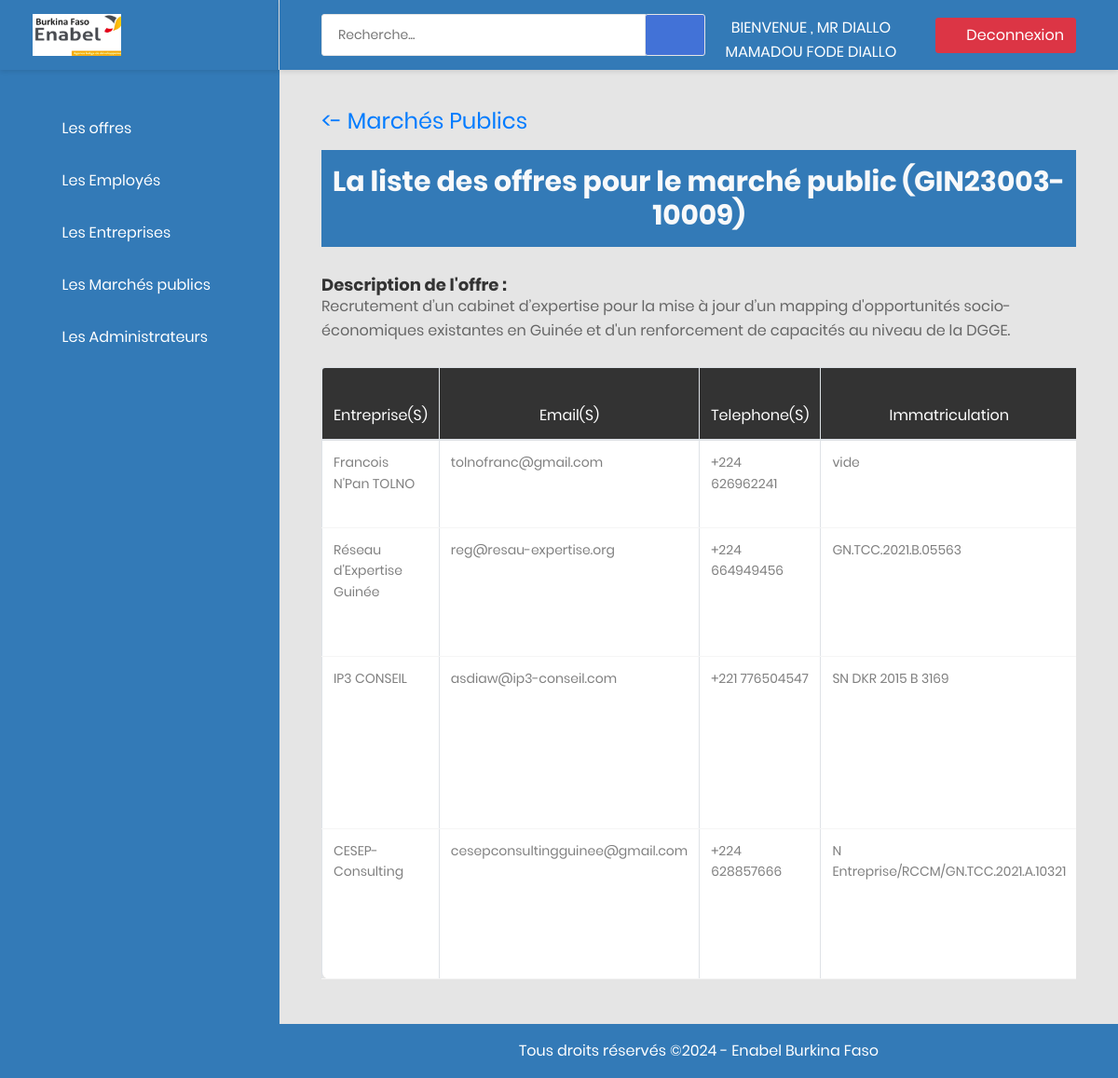
/sadmin/offre_par_marche_public/GIN23003-10009/ (signed in), run on the app's committed database.
### app_blog/models.py (models this page shows, shortened)
class Marche_public(models.Model):
    code = models.CharField(max_length=300, verbose_name="code de l'offre", primary_key=True)
    description = models.TextField()
    status = models.BooleanField(default=True)
    pays = models.CharField(max_length=20, default="Burkina Faso")
    employe = models.ForeignKey(User, on_delete=models.CASCADE, blank=True, null=True)
    doc1 = models.FileField(upload_to='file/', blank=True, null=True)
    doc2 = models.FileField(upload_to='file/', blank=True, null=True)
    doc3 = models.FileField(upload_to='file/', blank=True, null=True)
    doc4 = models.FileField(upload_to='file/', blank=True, null=True)
    doc5 = models.FileField(upload_to='file/', blank=True, null=True)
    date_pub = models.DateTimeField(auto_now_add=True)
    date_limite = models.DateField()
    heure_limite = models.TimeField(blank=True, null=True)
    delai = models.DateField(blank=True, null=True)

class Candidature(models.Model):
    offre = models.ForeignKey(to='Marche_public', on_delete=models.CASCADE)
    entreprise = models.ForeignKey(to='Entreprise', on_delete=models.CASCADE)
    proposition1 = models.FileField(upload_to='documents/', blank=True, null=True)
    proposition2 = models.FileField(upload_to='documents/', blank=True, null=True)
    proposition3 = models.FileField(upload_to='documents/', blank=True, null=True)
    proposition4 = models.FileField(upload_to='documents/', blank=True, null=True)
    proposition5 = models.FileField(upload_to='documents/', blank=True, null=True)
    retenu = models.BooleanField(default=False)
    refuser = models.BooleanField(default=False)
    date = models.DateTimeField(auto_now_add = True)

class Entreprise(models.Model):
    utilisateur = models.OneToOneField(User, on_delete=models.CASCADE)
    nom_entrep = models.CharField(max_length=115, verbose_name="Nom de l'entreprise")
    adresse_entrep = models.CharField(max_length=200, verbose_name="adresse de l'entreprise")
    email_entrep = models.EmailField(verbose_name="email de l'entreprise")
    idtel = models.CharField(max_length=10, blank=True)
    telephone = models.CharField(max_length=10)
    activite = models.CharField(max_length=115, verbose_name="domaine d'activité", blank=True)
    secteur = models.CharField(max_length=120, verbose_name="domaine d'activité" ,blank=True)
    immatriculation = models.CharField(max_length=30, blank=True, null=True)
    date = models.DateTimeField(auto_now_add=True)

### app_admin/views.py (the view)
# urls.py: path("offre_par_marche_public/<str:code>/", views.candidature_par_offre, name='candidature_par_offre'),
@user_passes_test(is_superuser, login_url="Aconnexion")
def candidature_par_offre(request, code):
    offre = get_object_or_404(Marche_public, pk=code)
    candidatures = Candidature.objects.filter(offre=offre).select_related('entreprise')
    context = {
        "offre": offre,
        "candidatures": candidatures,
    }
    return render(request, template_name="app_admin/detail_candidature.html", context=context)

### app_admin/views.py (called while the page is built)
def is_superuser(user):
    return user.is_superuser

### app_admin/templates/app_admin/detail_candidature.html (shortened to what this page needs)
{% extends 'baseA.html' %}
{% block content %}
{% include 'baseMenu.html' %}
<div class="main-content">
    <div class="section__content section__content--p30">
        <div class="container-fluid">
            <div class="row">
                <div class="col-md-12">
                    <div class="overview-wrap mb-3">
                        <h2 class="title-3"><a href="{%url 'candidatures'%}"><- Marchés publics  </a></h2>
                    </div>
                </div>
            </div>
            <h2 class="text-center  text-light pt-3 pb-3 " style="background-color: #337ab7; color:#fff;">La liste des offres pour le marché public ({{ offre.code }}) </h2>
            <div class="row m-t-30">
                <div class="col-md-12">
                    <h4>Description de l'offre :</h4><p class="">  {{ offre.description }}</p><br>
                    <div class="table-responsive m-b-40">
                        <table class="table table-bordered table-data3">
                            <thead>
                                <tr>
                                    <th>Entreprise(s)</th>
                                    <th>Email(s)</th>
                                    <th>Telephone(s)</th>
                                    <th>Immatriculation</th>
                                </tr>
                            </thead>
                                {% for candidature in candidatures %}
                                 <tr>
                                    <td>{{ candidature.entreprise.nom_entrep }} </td>
                                    <td>{{ candidature.entreprise.email_entrep }} </td>
                                    <td>{{ candidature.entreprise.idtel }}  {{ candidature.entreprise.telephone }} </td>
                                    <td>{% if candidature.entreprise.immatriculation %}{{ candidature.entreprise.immatriculation }} {% else %} vide {% endif %}</td>
                                </tr>
                                {% endfor %}
                        </table>
                    </div>
                </div>
            </div>
        </div>
    </div>
</div>
  {% endblock %}

### app_admin/templates/baseMenu.html (shortened to what this page needs)
{% load static %}
{% block content %}
<aside class="menu-sidebar d-none d-lg-block" style="background-color:#337ab7;">
    <div class="logo" style="background-color:#337ab7;">
        <a href="{% url 'accueil' %}">
            <img src="{% static 'logo1.png' %}" style="width:95px;"alt="enabelAdmin" />
        </a>
    </div>
    <div class="menu-sidebar__content js-scrollbar1">
        <nav class="navbar-sidebar">
            <ul class="list-unstyled navbar__list">
                <li class="has-sub">
                    <a class="js-arrow" style="color:#fff;" href="#">
                        <i class="fas fa-check-circle"></i>Les offres</a>
                </li>
                <li class="has-sub">
                    <a class="js-arrow" style="color:#fff;" href="#">
                        <i class="fas fa-user"></i>Les Employés</a>
                </li>
                   <li class="has-sub">
                    <a class="js-arrow" style="color:#fff;" href="#">
                        <i class="fas fa-calendar"></i>Les Entreprises</a>
                </li>
                    <li class="has-sub">
                        <a class="js-arrow" style="color:#fff;" href="#">
                            <i class="fas fa-home"></i>Les Marchés publics</a>
                    </li>
                   {% if user.is_staff %}
                    <li class="has-sub">
                        <a class="js-arrow" style="color:#fff;" href="#">
                            <i class="fas fa-user-circle"></i>Les Administrateurs</a>
                    </li>
                   {% endif %}
            </ul>
        </nav>
    </div>
</aside>
<div class="page-container">
    <header class="header-desktop" style="background-color:#337ab7;" >
        <div class="section__content section__content--p30">
            <div class="container-fluid">
                <div class="header-wrap">
                    <form class="form-header" action="{% url 'rechercher' %}"  method="GET">
                        <input class="au-input au-input--xl" type="text" name="q"   placeholder="Recherche..." />
                        <button class="au-btn--submit" type="submit">
                            <i class="zmdi zmdi-search"></i>
                        </button>
                    </form>
                        <p style="color:#fff;" class="text-uppercase text-center m-t-10" > Bienvenue , Mr {{ user.last_name}} {{ user.first_name}}  </a>
                    <div class="header-button">
                           <a style="color:#fff; float:right;" class="m-l-20 btn btn-danger" href="{%url 'Adeconnexion'%}">
                            <i class="zmdi zmdi-power mr-2"></i>Deconnexion</a>
                    </div>
                </div>
            </div>
        </div>
    </header>
{% endblock %}

### app_admin/templates/baseA.html (style rules this page uses)
ul { list-style-type: none; padding-left: 0; }

### data on the page
Marche_public: code "GIN23003-10009", description "Recrutement d’un cabinet d’expertise pour la mise à jour d’un mapping d'opportunités socio-économiques existantes en Guinée et d'un renforcement de capacités au niveau de la DGGE."
Candidature: entreprise.nom_entrep "Francois N'Pan TOLNO", entreprise.email_entrep "tolnofranc@gmail.com", entreprise.idtel "+224", entreprise.telephone "626962241", shows "vide"
Candidature: entreprise.nom_entrep "Réseau d'Expertise Guinée", entreprise.email_entrep "reg@resau-expertise.org", entreprise.idtel "+224", entreprise.telephone "664949456", entreprise.immatriculation "GN.TCC.2021.B.05563"
Candidature: entreprise.nom_entrep "IP3 CONSEIL", entreprise.email_entrep "asdiaw@ip3-conseil.com", entreprise.idtel "+221", entreprise.telephone "776504547", entreprise.immatriculation "SN DKR 2015 B 3169"
Candidature: entreprise.nom_entrep "CESEP-Consulting", entreprise.email_entrep "cesepconsultingguinee@gmail.com", entreprise.idtel "+224", entreprise.telephone "628857666", entreprise.immatriculation "N Entreprise/RCCM/GN.TCC.2021.A.10321"

### other printed values
{{ user.last_name }} "DIALLO"
{{ user.first_name }} "MAMADOU FODE DIALLO"
